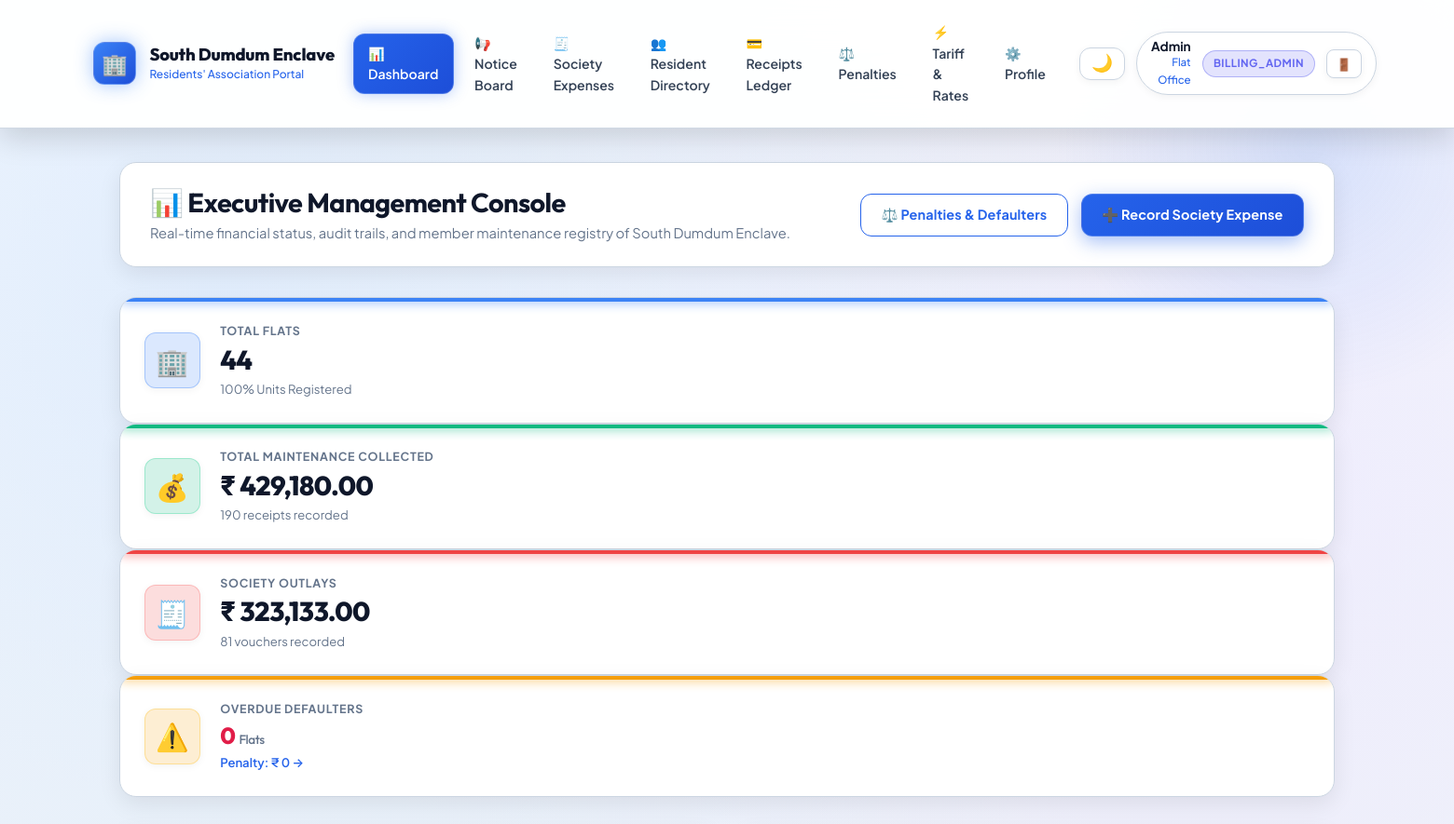
The app's page /dashboard (signed in, upper part), older data.
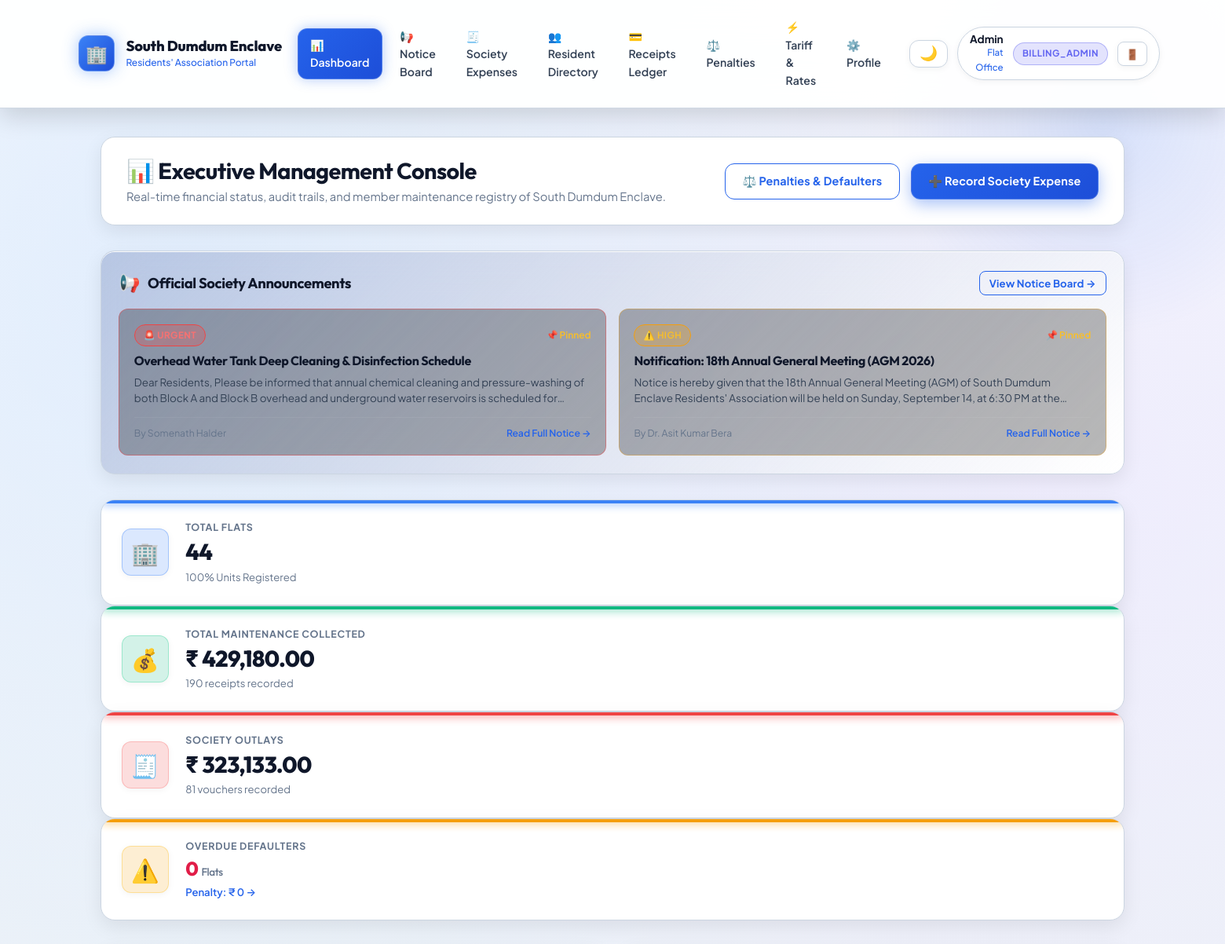
The same page, newer data.
### tables this page shows
CREATE TABLE tbl_notices (
                id INTEGER PRIMARY KEY AUTOINCREMENT,
                title VARCHAR(255) NOT NULL,
                content TEXT NOT NULL,
                category VARCHAR(50) NOT NULL DEFAULT 'GENERAL',
                priority VARCHAR(20) NOT NULL DEFAULT 'NORMAL',
                is_pinned INTEGER NOT NULL DEFAULT 0,
                posted_by VARCHAR(100) NOT NULL,
                posted_by_role VARCHAR(50) NOT NULL DEFAULT 'Executive Committee',
                status VARCHAR(20) NOT NULL DEFAULT 'ACTIVE',
                created_at TIMESTAMP DEFAULT CURRENT_TIMESTAMP,
                updated_at TIMESTAMP DEFAULT CURRENT_TIMESTAMP
            );

### app.py (the view, shortened to what this page needs)
@app.route('/dashboard')
@login_required
def dashboard():
    user = session.get('user', {})
    is_admin = bool(user.get('is_admin') or user.get('role') in ADMIN_ROLES)
    if is_admin:
        total_collected_row = query_db("SELECT COALESCE(SUM(amount), 0) as total, COUNT(*) as count FROM tbl_receipts", one=True)
        total_collected = float(total_collected_row['total']) if total_collected_row else 0.0
        total_receipts_count = total_collected_row['count'] if total_collected_row else 0
        total_expenses_row = query_db("SELECT COALESCE(SUM(amount), 0) as total, COUNT(*) as count FROM tbl_expenses", one=True)
        total_expenses = float(total_expenses_row['total']) if total_expenses_row else 0.0
        total_vouchers_count = total_expenses_row['count'] if total_expenses_row else 0
        total_members_row = query_db("SELECT COUNT(*) as count FROM tbl_membership", one=True)
        total_members = total_members_row['count'] if total_members_row else 0
        members_all = query_db("SELECT flat_no, monthly_charge, member_name FROM tbl_membership")
        defaulters_total_count = 0
        total_penalty_accumulated = 0.0
        total_maintenance_overdue = 0.0
        for m_row in members_all:
            p_calc = calculate_flat_penalty(m_row['flat_no'], member=m_row)
            if p_calc['overdue_months'] > 0:
                defaulters_total_count += 1
                total_maintenance_overdue += p_calc['base_due']
                total_penalty_accumulated += p_calc['penalty_amount']
        search_q = request.args.get('q', '').strip()
        rcpt_query = "SELECT * FROM tbl_receipts"
        rcpt_params = []
        if search_q:
            rcpt_query += " WHERE flat_no LIKE %s OR member_name LIKE %s OR remarks LIKE %s OR receipt_no = %s"
            rcpt_params.extend([f"%{search_q}%", f"%{search_q}%", f"%{search_q}%", search_q if search_q.isdigit() else 0])
        rcpt_query += " ORDER BY receipt_no DESC"
        recent_receipts = query_db(rcpt_query, rcpt_params)
        recent_expenses = query_db("SELECT * FROM tbl_expenses ORDER BY voucher_no DESC")
        pinned_notices = query_db("SELECT * FROM tbl_notices WHERE is_pinned = 1 AND status = 'ACTIVE' ORDER BY priority = 'URGENT' DESC, id DESC LIMIT 3") or []
        recent_notices = query_db("SELECT * FROM tbl_notices WHERE status = 'ACTIVE' ORDER BY is_pinned DESC, priority = 'URGENT' DESC, id DESC LIMIT 4") or []
        return render_template(
            'dashboard.html',
            is_admin=True,
            total_members=total_members,
            total_collected=total_collected,
            total_receipts_count=total_receipts_count,
            total_expenses=total_expenses,
            total_vouchers_count=total_vouchers_count,
            net_balance=total_collected - total_expenses,
            defaulters_total_count=defaulters_total_count,
            total_penalty_accumulated=total_penalty_accumulated,
            total_maintenance_overdue=total_maintenance_overdue,
            recent_receipts=recent_receipts,
            recent_expenses=recent_expenses,
            pinned_notices=pinned_notices,
            recent_notices=recent_notices,
            search_q=search_q,
            current_year=2026
        )

### templates/dashboard.html (shortened to what this page needs)
{% extends 'base.html' %}
{% block content %}
<div class="page-header">
    <div class="page-header-title">
        {% if is_admin %}
        <h2>📊 Executive Management Console</h2>
        <p>Real-time financial status, audit trails, and member maintenance registry of South Dumdum Enclave.</p>
        {% else %}
        <h2>🏠 Resident Dashboard & Payment Portal</h2>
        <p>Welcome, <strong>{{ member.member_name or current_user.name }}</strong> (Flat <strong>{{ current_user.flat_no }}</strong>). Official maintenance status and bills.</p>
        {% endif %}
    </div>
    <div class="page-header-actions">
        {% if is_admin %}
        <a href="{{ url_for('admin_penalties') }}" class="btn btn-outline-primary">⚖️ Penalties & Defaulters</a>
        <a href="{{ url_for('expenses_list') }}" class="btn btn-primary">➕ Record Society Expense</a>
        {% else %}
        <a href="{{ url_for('profile') }}" class="btn btn-secondary">⚙️ Account Settings</a>
        {% endif %}
    </div>
</div>
{% if pinned_notices or recent_notices %}
<div class="card" style="margin-bottom: 2rem; background: linear-gradient(135deg, rgba(30, 58, 138, 0.22) 0%, var(--surface-card, rgba(15, 23, 42, 0.85)) 100%); border: 1px solid var(--surface-border, rgba(59, 130, 246, 0.3)); padding: 1.4rem;">
    <div style="display: flex; justify-content: space-between; align-items: center; margin-bottom: 1rem; flex-wrap: wrap; gap: 0.5rem;">
        <div style="display: flex; align-items: center; gap: 0.6rem;">
            <span style="font-size: 1.35rem;">📢</span>
            <h3 class="card-title" style="margin: 0; font-size: 1.15rem;">Official Society Announcements</h3>
        </div>
        <a href="{{ url_for('notices_list') }}" class="btn btn-sm btn-outline-primary" style="padding: 0.25rem 0.75rem; font-size: 0.82rem;">View Notice Board &rarr;</a>
    </div>
    <div style="display: grid; grid-template-columns: repeat(auto-fit, minmax(280px, 1fr)); gap: 1rem;">
        {% for n in (pinned_notices if pinned_notices else recent_notices[:2]) %}
        <div style="background: rgba(0, 0, 0, 0.28); border: 1px solid {% if n.priority == 'URGENT' %}rgba(239, 68, 68, 0.45){% elif n.priority == 'HIGH' %}rgba(245, 158, 11, 0.35){% else %}rgba(255, 255, 255, 0.08){% endif %}; border-radius: var(--radius-md, 12px); padding: 1.15rem; display: flex; flex-direction: column; justify-content: space-between;">
            <div>
                <div style="display: flex; align-items: center; justify-content: space-between; margin-bottom: 0.5rem;">
                    {% if n.priority == 'URGENT' %}
                    <span class="badge" style="background: rgba(239, 68, 68, 0.25); color: #f87171; border: 1px solid #ef4444; font-size: 0.72rem; font-weight: 700;">🚨 URGENT</span>
                    {% elif n.priority == 'HIGH' %}
                    <span class="badge" style="background: rgba(245, 158, 11, 0.25); color: #fbbf24; border: 1px solid #f59e0b; font-size: 0.72rem; font-weight: 600;">⚠️ HIGH</span>
                    {% else %}
                    <span class="badge" style="background: rgba(59, 130, 246, 0.18); color: #60a5fa; border: 1px solid rgba(59, 130, 246, 0.3); font-size: 0.72rem;">📢 CIRCULAR</span>
                    {% endif %}
                    {% if n.is_pinned %}
                    <span style="font-size: 0.75rem; color: #fbbf24; font-weight: 600;">📌 Pinned</span>
                    {% endif %}
                </div>
                <h4 style="font-size: 1rem; font-weight: 700; color: var(--text-main, #ffffff); margin-bottom: 0.4rem; line-height: 1.35;">{{ n.title }}</h4>
                <p style="font-size: 0.84rem; color: var(--text-secondary, #cbd5e1); line-height: 1.5; margin: 0; display: -webkit-box; -webkit-line-clamp: 2; -webkit-box-orient: vertical; overflow: hidden;">
                    {{ n.content }}
                </p>
            </div>
            <div style="display: flex; justify-content: space-between; align-items: center; margin-top: 0.85rem; padding-top: 0.6rem; border-top: 1px solid rgba(255, 255, 255, 0.06); font-size: 0.76rem; color: var(--text-muted, #94a3b8);">
                <span>By {{ n.posted_by }}</span>
                <a href="{{ url_for('notices_list') }}#notice-{{ n.id }}" class="text-highlight-blue" style="font-weight: 600; text-decoration: none;">Read Full Notice &rarr;</a>
            </div>
        </div>
        {% endfor %}
    </div>
</div>
{% endif %}
{% if is_admin %}
<div class="stats-grid" style="margin-bottom: 2rem;">
    <div class="stat-card" style="--stat-accent: #3b82f6; --stat-icon-bg: rgba(59, 130, 246, 0.18); --stat-icon-border: rgba(59, 130, 246, 0.35); --stat-icon-color: #3b82f6;">
        <div class="stat-icon">🏢</div>
        <div class="stat-info">
            <div class="stat-label">Total Flats</div>
            <div class="stat-value">{{ total_members }}</div>
            <div class="stat-sub">100% Units Registered</div>
        </div>
    </div>
    <div class="stat-card" style="--stat-accent: #10b981; --stat-icon-bg: rgba(16, 185, 129, 0.18); --stat-icon-border: rgba(52, 211, 153, 0.35); --stat-icon-color: #10b981;">
        <div class="stat-icon">💰</div>
        <div class="stat-info">
            <div class="stat-label">Total Maintenance Collected</div>
            <div class="stat-value">₹ {{ "{:,.2f}".format(total_collected) }}</div>
            <div class="stat-sub">{{ total_receipts_count }} receipts recorded</div>
        </div>
    </div>
    <div class="stat-card" style="--stat-accent: #ef4444; --stat-icon-bg: rgba(239, 68, 68, 0.18); --stat-icon-border: rgba(248, 113, 113, 0.35); --stat-icon-color: #ef4444;">
        <div class="stat-icon">🧾</div>
        <div class="stat-info">
            <div class="stat-label">Society Outlays</div>
            <div class="stat-value" id="dashboardSocietyOutlaysValue" data-original="₹ {{ "{:,.2f}".format(total_expenses) }}">₹ {{ "{:,.2f}".format(total_expenses) }}</div>
            <div class="stat-sub" id="dashboardSocietyOutlaysSub" data-original="{{ total_vouchers_count }} vouchers recorded">{{ total_vouchers_count }} vouchers recorded</div>
        </div>
    </div>
    <div class="stat-card" style="--stat-accent: #f59e0b; --stat-icon-bg: rgba(245, 158, 11, 0.18); --stat-icon-border: rgba(251, 191, 36, 0.35); --stat-icon-color: #f59e0b;">
        <div class="stat-icon">⚠️</div>
        <div class="stat-info">
            <div class="stat-label">Overdue Defaulters</div>
            <div class="stat-value text-amount-danger" style="font-size: 1.55rem;">
                {{ defaulters_total_count }} <span style="font-size: 0.85rem; font-weight: 500; color: var(--text-muted);">Flats</span>
            </div>
            <div class="stat-sub">
                <a href="{{ url_for('admin_penalties') }}" class="text-highlight-blue" style="font-weight: 600;">Penalty: ₹ {{ "{:,.0f}".format(total_penalty_accumulated) }} &rarr;</a>
            </div>
        </div>
    </div>
</div>
{% endif %}
{% endblock %}

### templates/base.html (shortened to what this page needs)
<!DOCTYPE html>
<html lang="en">
<head>
    <link rel="stylesheet" href="{{ url_for('static', filename='css/style.css') }}?v=20260820_v9">
</head>
<body>
    <header class="navbar">
        <div class="navbar-container">
            <a href="{{ url_for('dashboard') if current_user else url_for('login') }}" class="brand-wrapper">
                <div class="brand-logo-badge">🏢</div>
                <div class="brand-info">
                    <h1>South Dumdum Enclave</h1>
                    <p>Residents' Association Portal</p>
                </div>
            </a>
            {% if current_user %}
            <nav class="navbar-nav-desktop">
                <ul class="nav-menu">
                    <li><a href="{{ url_for('dashboard') }}" class="nav-link {% if request.endpoint == 'dashboard' %}active{% endif %}">📊 Dashboard</a></li>
                    <li><a href="{{ url_for('notices_list') }}" class="nav-link {% if request.endpoint == 'notices_list' %}active{% endif %}">📢 Notice Board</a></li>
                    <li><a href="{{ url_for('expenses_list') }}" class="nav-link {% if request.endpoint == 'expenses_list' %}active{% endif %}">🧾 Society Expenses</a></li>
                    {% if is_admin %}
                    <li><a href="{{ url_for('admin_members') }}" class="nav-link {% if request.endpoint == 'admin_members' %}active{% endif %}">👥 Resident Directory</a></li>
                    <li><a href="{{ url_for('admin_receipts') }}" class="nav-link {% if request.endpoint == 'admin_receipts' %}active{% endif %}">💳 Receipts Ledger</a></li>
                    <li><a href="{{ url_for('admin_penalties') }}" class="nav-link {% if request.endpoint == 'admin_penalties' %}active{% endif %}">⚖️ Penalties</a></li>
                    {% endif %}
                    {% if is_billing_admin %}
                    <li><a href="{{ url_for('admin_billing_rates') }}" class="nav-link {% if request.endpoint in ['admin_billing_rates', 'admin_update_unit_rates'] %}active{% endif %}">⚡ Tariff &amp; Rates</a></li>
                    {% endif %}
                    <li><a href="{{ url_for('profile') }}" class="nav-link {% if request.endpoint == 'profile' %}active{% endif %}">⚙️ Profile</a></li>
                </ul>
            </nav>
            <div class="navbar-right">
                <button type="button" class="theme-toggle-btn" onclick="toggleSiteTheme(event)" aria-label="Toggle Light/Dark Theme" title="Toggle Theme">
                    <span class="theme-toggle-icon">☀️</span>
                </button>
                <div class="user-nav-badge navbar-nav-desktop">
                    <div class="user-nav-details">
                        <span class="user-name">{{ current_user.name }}</span>
                        <span class="user-sub">Flat {{ current_user.flat_no }}</span>
                    </div>
                    <span class="badge badge-{{ current_user.role|lower }}">{{ current_user.role }}</span>
                    <a href="{{ url_for('logout') }}" class="btn btn-sm btn-secondary" style="padding: 0.25rem 0.6rem;" title="Sign Out">🚪</a>
                </div>
            </div>
            {% endif %}
        </div>
    </header>
    <main class="main-wrapper">
        {% block content %}{% endblock %}
    </main>
</body>
</html>

Row changes from the older to the newer data that the page shows:
added tbl_notices: priority "🚨 URGENT", is_pinned "📌 Pinned", title "Overhead Water Tank Deep Cleaning & Disinfection Schedule", content "Dear Residents, Please be informed that annual chemical cleaning and pressure-washing of both Block A and Block B overhead and underground water reservoirs is scheduled…", posted_by "Somenath Halder"
added tbl_notices: priority "⚠️ HIGH", is_pinned "📌 Pinned", title "Notification: 18th Annual General Meeting (AGM 2026)", content "Notice is hereby given that the 18th Annual General Meeting (AGM) of South Dumdum Enclave Residents' Association will be held on Sunday, September 14, at 6:30 PM at…", posted_by "Dr. Asit Kumar Bera"
Text that changed along with them:
text now shown: "📢 Official Society Announcements View Notice Board →"
